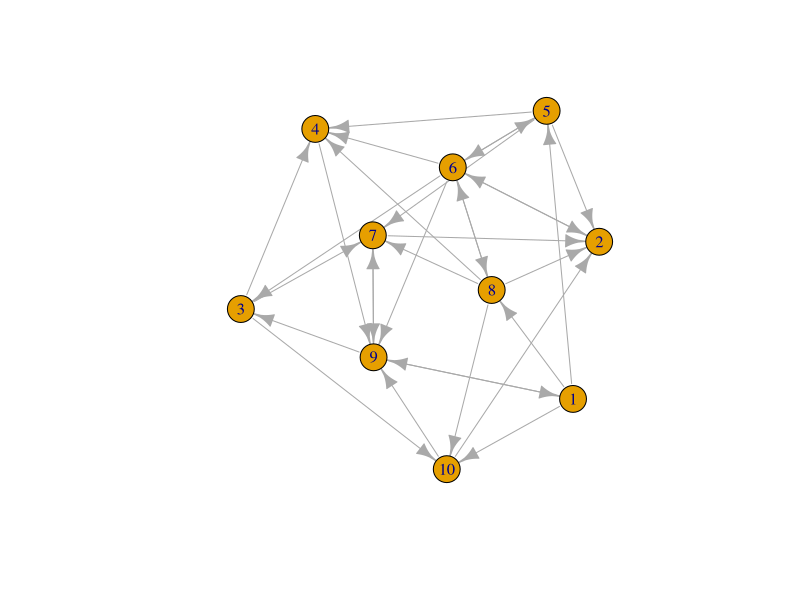

The R source for this figure:
library(igraph)

g <- erdos.renyi.game(10, 0.3, directed = TRUE)
gl <- sample_gnp(10, 0.3, directed = TRUE)

# Updated function
den <- edge_density(g)
den

deg <- degree(g)
deg

rec <- reciprocity(g)
rec

tra <- transitivity(g, type = "global")
tra

plot(g)
